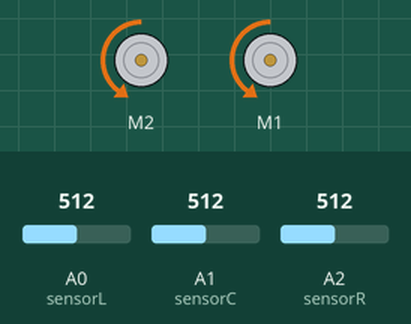
Recording of a sketch running on a simulated Arduino Uno, built with avr-gcc and run on an emulated ATmega328P. Shown: 2 × DC motor (green arrow = forward, orange = backward, longer = faster). The inputs (shaded band) are chosen by the test bench; at power-on: A0 (sensorL) = 512, A1 (sensorC) = 512, A2 (sensorR) = 512.

Above: at 2.8 s.
2.9 s: A0 (sensorL) set to 489
At 5.0 s:
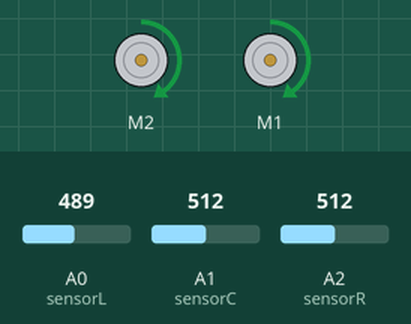
5.6 s: A0 (sensorL) set to 511
At 6.9 s:
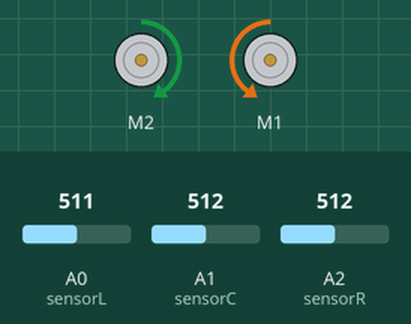
11.6 s: A0 (sensorL) set to 306
At 12.0 s:
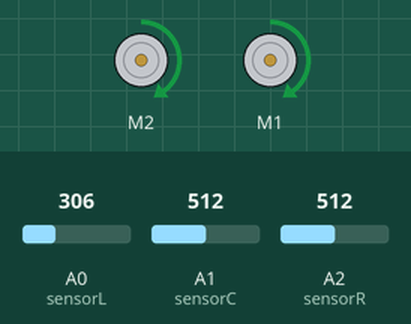
14.3 s: A0 (sensorL) set to 716
At 15.1 s:
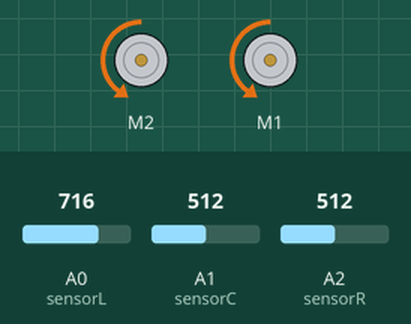
Timing chart, 0 to 21.3 s (numbered marks = the images above; inputs shaded):
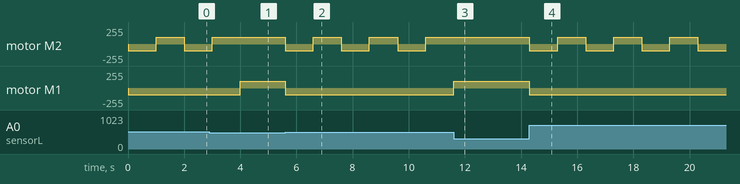

Measured:
- the behaviour switches between 501 and 500 on A0 (sensorL) (found by bisection; images 0 and 1)
- after the input at 2.9 s, motor M2: goes on until 3.0 s, then stays forward 100/255; motor M1: backward 100/255 → forward 100/255 after 1.1 s
- after the input at 5.6 s, motor M2: alternates forward 100/255 for 1.0 s and backward 100/255 for 1.0 s, starting at once; motor M1: forward 100/255 → backward 100/255 at once
- after the input at 11.6 s, motor M2: stays forward 100/255 (without the input it goes to backward 100/255 after 0.00 s); motor M1: backward 100/255 → forward 100/255 at once
- after the input at 14.3 s, motor M2: alternates forward 100/255 for 1.0 s and backward 100/255 for 1.0 s, starting at once; motor M1: forward 100/255 → backward 100/255 at once

The sketch:

Edge_Detection.ino
```cpp
//Include Libraries needed
#include <Wire.h>
#include <Adafruit_MotorShield.h>
#include "utility/Adafruit_PWMServoDriver.h"

//Making Directions Shorter for Later
int F = FORWARD;
int B = BACKWARD;
int S = RELEASE;

//Setup for MotorShield including naming motors ML and MR
Adafruit_MotorShield AFMS = Adafruit_MotorShield();
Adafruit_DCMotor *ML = AFMS.getMotor(2);
Adafruit_DCMotor *MR = AFMS.getMotor(1);

//Naming Sensor Inputs for Later
int sensorL = A0;
int sensorC = A1;
int sensorR = A2;

//Black Threshold for line following sensor reads
int BT = 500;

void setup() {
  // put your setup code here, to run once:

  //Connect to the Motor Controller
  AFMS.begin();

  //Set Motor Speeds to 100 (Value between 0 and 255)
  ML->setSpeed(100);
  MR->setSpeed(100);

}

void loop() {
  // put your main code here, to run repeatedly:

  //robot will always start loop going forward
  goStraight();

  //Reading Data from Line Following Sensors
  int sensorValueL = analogRead(sensorL);
  int sensorValueC = analogRead(sensorC);
  int sensorValueR = analogRead(sensorR);

  //If any of the sensors are over a black line then back-up and turn around
  if (sensorValueL > BT || sensorValueL > BT || sensorValueL > BT) {
    goBackwards();
    delay(1000);
    turnAround();

  }
}

//Function to tell the robot to move straight ahead
void goStraight(){
  ML->run(F);
  MR->run(F);
}

//Function to tell the robot to move backwards
void goBackwards() {
  ML->run(B);
  MR->run(B);
}

//Function to tell the robot to turn around
void turnAround() {
  ML->run(F);
  MR->run(B);
  delay(1000);
}
```
